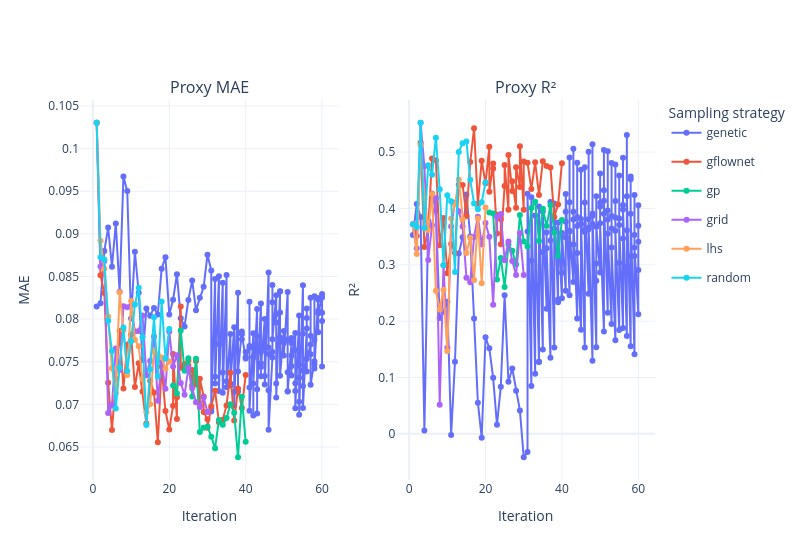

The notebook cell saved with this chart:
### Code cell
plot_proxy_curves(metrics)

### Figure 1 — Plotly figure (JSON) as saved in the notebook; plotly's stock layout.template omitted (floating-point values rounded to 4 significant figures; data arrays with more than 128 entries replaced by an {"elided": "..."} marker saying what was removed)
{"data": [{"legendgroup": "genetic", "line": {"color": "#636efa", "width": 2}, "marker": {"color": "#636efa"}, "mode": "lines+markers", "name": "genetic", "type": "scatter", "x": {"elided": "160 int values"}, "xaxis": "x", "y": {"elided": "160 float values"}, "yaxis": "y"}, {"legendgroup": "genetic", "line": {"color": "#636efa", "width": 2}, "marker": {"color": "#636efa"}, "mode": "lines+markers", "name": "genetic", "showlegend": false, "type": "scatter", "x": {"elided": "160 int values"}, "xaxis": "x2", "y": {"elided": "160 float values"}, "yaxis": "y2"}, {"legendgroup": "gflownet", "line": {"color": "#ef553b", "width": 2}, "marker": {"color": "#ef553b"}, "mode": "lines+markers", "name": "gflownet", "type": "scatter", "x": [1, 2, 3, 4, 5, 6, 7, 8, 9, 10, 11, 12, 13, 14, 15, 16, 17, 18, 19, 20, 21, 21, 22, 22, 23, 23, 24, 24, 25, 25, 26, 26, 27, 27, 28, 28, 29, 29, 30, 30, 31, 32, 33, 34, 35, 36, 37, 38, 39, 40], "xaxis": "x", "y": [0.103, 0.08513, 0.08306, 0.07254, 0.067, 0.07297, 0.07859, 0.07186, 0.077, 0.07818, 0.07203, 0.07481, 0.07152, 0.06775, 0.07277, 0.0714, 0.06555, 0.07445, 0.06922, 0.06706, 0.06984, 0.07591, 0.06829, 0.07083, 0.08147, 0.07429, 0.07471, 0.07417, 0.07513, 0.07455, 0.07223, 0.07403, 0.07234, 0.07507, 0.06992, 0.07299, 0.07094, 0.06909, 0.06826, 0.06727, 0.06978, 0.0716, 0.06789, 0.0682, 0.06987, 0.07371, 0.0681, 0.07185, 0.06958, 0.07344], "yaxis": "y"}, {"legendgroup": "gflownet", "line": {"color": "#ef553b", "width": 2}, "marker": {"color": "#ef553b"}, "mode": "lines+markers", "name": "gflownet", "showlegend": false, "type": "scatter", "x": [1, 2, 3, 4, 5, 6, 7, 8, 9, 10, 11, 12, 13, 14, 15, 16, 17, 18, 19, 20, 21, 21, 22, 22, 23, 23, 24, 24, 25, 25, 26, 26, 27, 27, 28, 28, 29, 29, 30, 30, 31, 32, 33, 34, 35, 36, 37, 38, 39, 40], "xaxis": "x2", "y": [0.3719, 0.3511, 0.5165, 0.3316, 0.3644, 0.4887, 0.4854, 0.3346, 0.3832, 0.2851, 0.337, 0.3215, 0.4422, 0.4418, 0.3865, 0.4823, 0.5424, 0.4085, 0.4847, 0.4447, 0.5097, 0.4295, 0.4799, 0.471, 0.3553, 0.3889, 0.3808, 0.3365, 0.4401, 0.4772, 0.3977, 0.4951, 0.4308, 0.4482, 0.4014, 0.4731, 0.4382, 0.5106, 0.3975, 0.4832, 0.481, 0.4344, 0.4819, 0.4241, 0.4837, 0.4753, 0.4727, 0.3847, 0.4068, 0.4804], "yaxis": "y2"}, {"legendgroup": "gp", "line": {"color": "#00cc96", "width": 2}, "marker": {"color": "#00cc96"}, "mode": "lines+markers", "name": "gp", "type": "scatter", "x": [21, 22, 23, 24, 25, 26, 27, 28, 29, 30, 31, 32, 33, 34, 35, 36, 37, 38, 39, 40], "xaxis": "x", "y": [0.0722, 0.07127, 0.07868, 0.07393, 0.0754, 0.07092, 0.07534, 0.06676, 0.06726, 0.0674, 0.06621, 0.06486, 0.06817, 0.06762, 0.0684, 0.07002, 0.069, 0.0638, 0.07088, 0.06561], "yaxis": "y"}, {"legendgroup": "gp", "line": {"color": "#00cc96", "width": 2}, "marker": {"color": "#00cc96"}, "mode": "lines+markers", "name": "gp", "showlegend": false, "type": "scatter", "x": [21, 22, 23, 24, 25, 26, 27, 28, 29, 30, 31, 32, 33, 34, 35, 36, 37, 38, 39, 40], "xaxis": "x2", "y": [0.3927, 0.3909, 0.2739, 0.3122, 0.2605, 0.3358, 0.3251, 0.3006, 0.3885, 0.3413, 0.3325, 0.4007, 0.4118, 0.3422, 0.3997, 0.3687, 0.4063, 0.357, 0.3163, 0.3795], "yaxis": "y2"}, {"legendgroup": "grid", "line": {"color": "#ab63fa", "width": 2}, "marker": {"color": "#ab63fa"}, "mode": "lines+markers", "name": "grid", "type": "scatter", "x": [1, 2, 3, 4, 5, 6, 7, 8, 9, 10, 11, 12, 13, 14, 15, 16, 17, 18, 19, 20, 21, 22, 23, 24, 25, 26, 27, 28, 29, 30], "xaxis": "x", "y": [0.103, 0.08618, 0.08683, 0.06898, 0.06991, 0.07654, 0.07402, 0.08151, 0.08138, 0.08158, 0.07856, 0.07862, 0.08042, 0.07343, 0.0751, 0.07796, 0.07042, 0.07506, 0.07182, 0.07854, 0.07445, 0.07575, 0.07249, 0.07112, 0.07425, 0.0719, 0.07025, 0.0697, 0.07084, 0.06911], "yaxis": "y"}, {"legendgroup": "grid", "line": {"color": "#ab63fa", "width": 2}, "marker": {"color": "#ab63fa"}, "mode": "lines+markers", "name": "grid", "showlegend": false, "type": "scatter", "x": [1, 2, 3, 4, 5, 6, 7, 8, 9, 10, 11, 12, 13, 14, 15, 16, 17, 18, 19, 20, 21, 22, 23, 24, 25, 26, 27, 28, 29, 30], "xaxis": "x2", "y": [0.3719, 0.3294, 0.5519, 0.4748, 0.3085, 0.37, 0.4184, 0.05143, 0.299, 0.1526, 0.3679, 0.4103, 0.3952, 0.368, 0.2772, 0.2692, 0.3495, 0.3854, 0.3362, 0.3743, 0.3499, 0.229, 0.3853, 0.3902, 0.3079, 0.3414, 0.3069, 0.2818, 0.3565, 0.2821], "yaxis": "y2"}, {"legendgroup": "lhs", "line": {"color": "#ffa15a", "width": 2}, "marker": {"color": "#ffa15a"}, "mode": "lines+markers", "name": "lhs", "type": "scatter", "x": [1, 2, 3, 4, 5, 6, 7, 8, 9, 10, 11, 12, 13, 14, 15, 16, 17, 18, 19, 20], "xaxis": "x", "y": [0.103, 0.0892, 0.08591, 0.08032, 0.07424, 0.07131, 0.08315, 0.0787, 0.07344, 0.08214, 0.07759, 0.07681, 0.07296, 0.06907, 0.07002, 0.07625, 0.07589, 0.07549, 0.07419, 0.07502], "yaxis": "y"}, {"legendgroup": "lhs", "line": {"color": "#ffa15a", "width": 2}, "marker": {"color": "#ffa15a"}, "mode": "lines+markers", "name": "lhs", "showlegend": false, "type": "scatter", "x": [1, 2, 3, 4, 5, 6, 7, 8, 9, 10, 11, 12, 13, 14, 15, 16, 17, 18, 19, 20], "xaxis": "x2", "y": [0.3719, 0.3191, 0.5124, 0.4172, 0.3618, 0.4259, 0.2539, 0.2207, 0.2556, 0.1468, 0.382, 0.4073, 0.4515, 0.3807, 0.3209, 0.348, 0.2732, 0.382, 0.2674, 0.4016], "yaxis": "y2"}, {"legendgroup": "random", "line": {"color": "#19d3f3", "width": 2}, "marker": {"color": "#19d3f3"}, "mode": "lines+markers", "name": "random", "type": "scatter", "x": [1, 2, 3, 4, 5, 6, 7, 8, 9, 10, 11, 12, 13, 14, 15, 16, 17, 18, 19, 20], "xaxis": "x", "y": [0.103, 0.08725, 0.08698, 0.07979, 0.07625, 0.06953, 0.07433, 0.079, 0.07393, 0.07742, 0.08171, 0.08367, 0.07787, 0.06759, 0.07413, 0.08021, 0.07326, 0.08206, 0.07537, 0.07884], "yaxis": "y"}, {"legendgroup": "random", "line": {"color": "#19d3f3", "width": 2}, "marker": {"color": "#19d3f3"}, "mode": "lines+markers", "name": "random", "showlegend": false, "type": "scatter", "x": [1, 2, 3, 4, 5, 6, 7, 8, 9, 10, 11, 12, 13, 14, 15, 16, 17, 18, 19, 20], "xaxis": "x2", "y": [0.3719, 0.3669, 0.5521, 0.3651, 0.4767, 0.4597, 0.5257, 0.4339, 0.2992, 0.4234, 0.4126, 0.2872, 0.5002, 0.5158, 0.5188, 0.4509, 0.4088, 0.3986, 0.4111, 0.4463], "yaxis": "y2"}], "layout": {"annotations": [{"font": {"size": 16}, "showarrow": false, "text": "Proxy MAE", "x": 0.225, "xanchor": "center", "xref": "paper", "y": 1, "yanchor": "bottom", "yref": "paper"}, {"font": {"size": 16}, "showarrow": false, "text": "Proxy R²", "x": 0.775, "xanchor": "center", "xref": "paper", "y": 1, "yanchor": "bottom", "yref": "paper"}], "legend": {"title": {"text": "Sampling strategy"}}, "width": 800, "xaxis": {"anchor": "y", "domain": [0, 0.45], "title": {"text": "Iteration"}}, "xaxis2": {"anchor": "y2", "domain": [0.55, 1], "title": {"text": "Iteration"}}, "yaxis": {"anchor": "x", "domain": [0, 1], "title": {"text": "MAE"}}, "yaxis2": {"anchor": "x2", "domain": [0, 1], "title": {"text": "R²"}}}}
